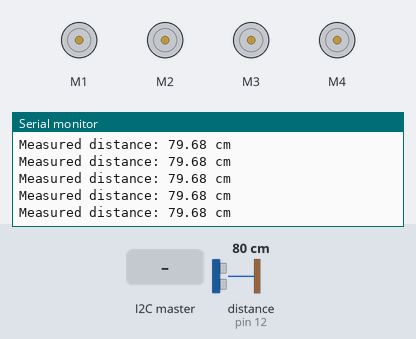
Bench run of a sketch on a simulated Arduino Uno, built with avr-gcc and run on an emulated ATmega328P. On the bench: 4 × DC motor (green arrow = forward, orange = backward, longer = faster), the last lines printed to the serial monitor. Wiring (inferred from the names in the program): ultrasonic range finder: trigger pin 13; echo pin 12. The test bench sets the inputs (shaded band); at power-on: distance to the obstacle (sensor on pin 12) 80 cm. The echo pulse lasts 58.3 µs per cm.

Above: at 1.2 s.
1.3 s: distance to the obstacle (sensor on pin 12) set to 2 cm
At 2.4 s:
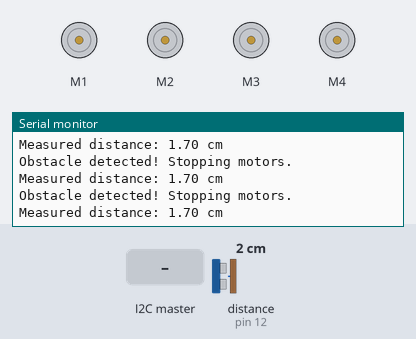
2.9 s: the I2C master sends the byte 1
4.4 s: the I2C master sends the byte 0
5.9 s: distance to the obstacle (sensor on pin 12) set to 9 cm
At 7.0 s:
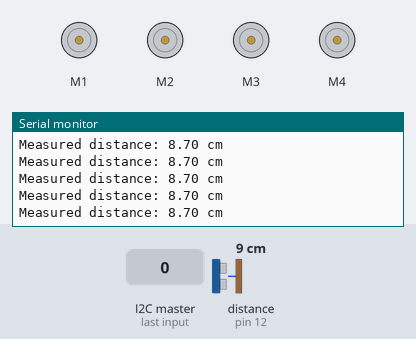
7.5 s: the I2C master sends the byte 2
Timing chart, 0 to 10.0 s (numbered marks = the images above; inputs shaded):
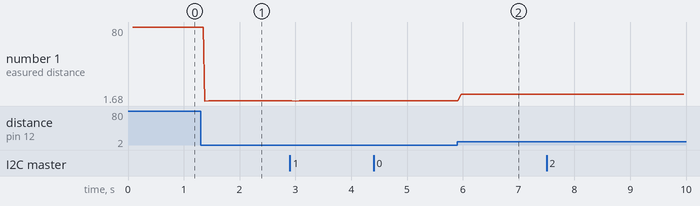

The sketch:

motoreUno.ino
```cpp
#include <Wire.h>
#include "AFMotor.h"

#define SLAVE_ADDRESS 8  // Define the slave address
#define ECHO_PIN 12      // Pin for the echo
#define TRIG_PIN 13      // Pin for the trigger
#define STOP_DISTANCE 5  // Distance in cm to stop the motors

// Define line tracking sensor pins
#define LINE_SENSOR_LEFT A0
#define LINE_SENSOR_CENTER A1
#define LINE_SENSOR_RIGHT A2

// Threshold for line detection (adjust for black color sensitivity)
#define LINE_THRESHOLD 300  // Lower value for more sensitivity to black color

// Initialize motors
AF_DCMotor motor1(1);
AF_DCMotor motor2(2);
AF_DCMotor motor3(3);
AF_DCMotor motor4(4);

volatile boolean commandReceived = false;
volatile char lastCommand = '0';
volatile boolean followLine = false;  // Flag to enable or disable line-following mode

void setup() {
  Serial.begin(9600);
  while (!Serial) {
    ; // Wait for serial port to connect
  }

  // Initialize I2C
  Wire.begin(SLAVE_ADDRESS);
  Wire.onReceive(receiveEvent);

  // Set up distance sensor pins
  pinMode(TRIG_PIN, OUTPUT);
  pinMode(ECHO_PIN, INPUT);

  // Set up line tracking sensor pins
  pinMode(LINE_SENSOR_LEFT, INPUT);
  pinMode(LINE_SENSOR_CENTER, INPUT);
  pinMode(LINE_SENSOR_RIGHT, INPUT);

  Serial.println("\nI2C Slave Debug Mode");
  Serial.println("------------------");

  // Initialize motors
  motor1.setSpeed(0);
  motor2.setSpeed(0);
  motor3.setSpeed(0);
  motor4.setSpeed(0);

  Serial.println("Motors initialized");
  Serial.print("I2C Address: ");
  Serial.println(SLAVE_ADDRESS);
}

void loop() {
  // Check distance
  float distance = measureDistance();
  if (distance <= STOP_DISTANCE) {
    Serial.println("Obstacle detected! Stopping motors.");
    stopMotors();
    followLine = false;  // Disable line following if an obstacle is detected
    return;
  }

  if (commandReceived) {
    Serial.print("\nExecuting command: ");
    Serial.println(lastCommand);
    executeCommand(lastCommand);
    commandReceived = false;
  }

  // Perform line tracking if enabled
  if (followLine) {
    trackLine();
  } else {
    stopMotors();  // Stop the motors if not in line-following mode
  }
}

void receiveEvent(int numBytes) {
  Serial.print("\nReceived ");
  Serial.print(numBytes);
  Serial.println(" bytes");

  while (Wire.available()) {
    lastCommand = Wire.read();
    Serial.print("Command value: ");
    Serial.println(lastCommand);
    commandReceived = true;
  }
}

void executeCommand(char command) {
  switch (command) {
    case '1': // Enable Line Following
      Serial.println("Enabling Line Following Mode");
      followLine = true;
      break;

    case '0': // Stop Motors and Disable Line Following
      Serial.println("Stopping Motors and Disabling Line Following Mode");
      stopMotors();
      followLine = false;
      break;

    default:
      Serial.println("Invalid Command");
      followLine = false;  // Disable line-following mode for invalid commands
      stopMotors();
      break;
  }
}

void stopMotors() {
  motor1.setSpeed(0);
  motor2.setSpeed(0);
  motor3.setSpeed(0);
  motor4.setSpeed(0);
  motor1.run(RELEASE);
  motor2.run(RELEASE);
  motor3.run(RELEASE);
  motor4.run(RELEASE);
}

float measureDistance() {
  // Send a 10-microsecond pulse to the trigger pin
  digitalWrite(TRIG_PIN, LOW);
  delayMicroseconds(2);
  digitalWrite(TRIG_PIN, HIGH);
  delayMicroseconds(10);
  digitalWrite(TRIG_PIN, LOW);

  // Measure the time for the echo
  long duration = pulseIn(ECHO_PIN, HIGH);

  // Calculate the distance in cm
  float distance = (duration / 2.0) * 0.0343;

  Serial.print("Measured distance: ");
  Serial.print(distance);
  Serial.println(" cm");

  return distance;
}

void trackLine() {
  int leftSensor = analogRead(LINE_SENSOR_LEFT);
  int centerSensor = analogRead(LINE_SENSOR_CENTER);
  int rightSensor = analogRead(LINE_SENSOR_RIGHT);

  Serial.print("Line Sensor Values: L=");
  Serial.print(leftSensor);
  Serial.print(", C=");
  Serial.print(centerSensor);
  Serial.print(", R=");
  Serial.println(rightSensor);

  // Center sensor detects black line and sensitivity adjusted
  if (centerSensor < LINE_THRESHOLD) {
    // Move forward if center sensor detects the line
    motor1.setSpeed(100);
    motor2.setSpeed(100);
    motor3.setSpeed(100);
    motor4.setSpeed(100);
    motor1.run(2);
    motor2.run(2);
    motor3.run(2);
    motor4.run(2);
    Serial.println("Moving Forward");
  }
  // Left sensor detects the black line
  else if (leftSensor < LINE_THRESHOLD) {
    // Turn left if left sensor detects the line
    motor1.setSpeed(100);
    motor2.setSpeed(50);
    motor3.setSpeed(50);
    motor4.setSpeed(100);
    motor1.run(2);
    motor2.run(2);
    motor3.run(2);
    motor4.run(2);
    Serial.println("Turning Left");
  }
  // Right sensor detects the black line
  else if (rightSensor < LINE_THRESHOLD) {
    // Turn right if right sensor detects the line
    motor1.setSpeed(50);
    motor2.setSpeed(100);
    motor3.setSpeed(100);
    motor4.setSpeed(50);
    motor1.run(2);
    motor2.run(2);
    motor3.run(2);
    motor4.run(2);
    Serial.println("Turning Right");
  }
  // Stop if no line is detected
  else {
    stopMotors();
    Serial.println("Line Lost! Stopping.");
  }
}
```

Measured:
- after the input at 1.3 s, the serial monitor: prints a new line after 0.08 s (image 1)
- after the input at 5.9 s, the serial monitor: prints a new line after 0.08 s (image 2)
- plotted number 1: 79.68 → 1.7 after the input at 1.3 s, 1.7 → 8.7 after the input at 5.9 s
